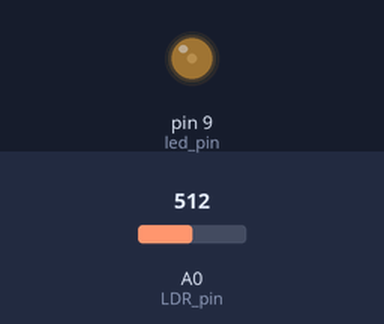
Bench run of a sketch on a simulated Arduino Uno, built with avr-gcc and run on an emulated ATmega328P. Shown: output pins drawn as LEDs (lit = HIGH). Inputs (shaded band) come from the test bench; at power-on: A0 (LDR_pin) = 512. What the sketch prints to the serial monitor is not drawn.

Above: at 0.1 s.
At 2.3 s:
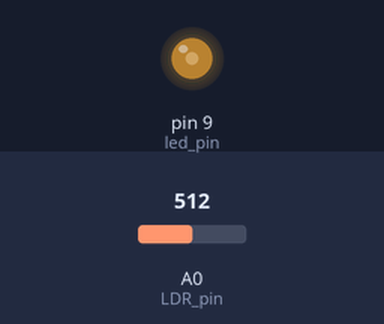
At 3.4 s:
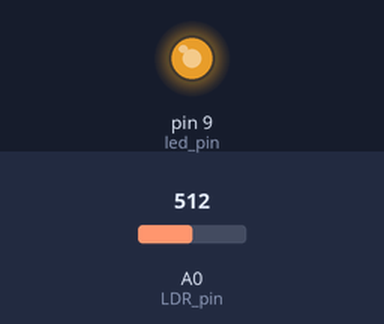
At 4.4 s:
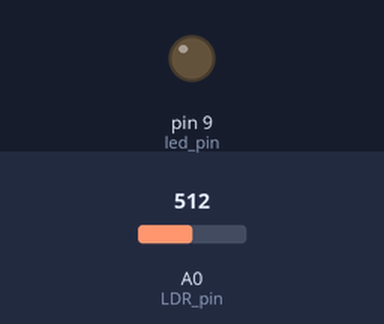
Timing chart, 0 to 5.9 s (numbered marks = the images above):
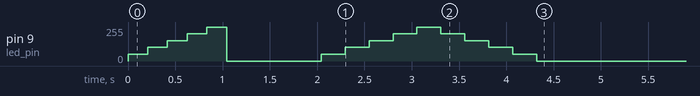

The sketch:

simulator_tuning.ino
```cpp
//Connection order: 5V - LDR - A0 - Resistor - GND
//Connection order: 9 - Resistor - Led - GND

//Increase arduino Timer1 frequency
#include <avr/io.h>
const byte mask = B11111000;
int prescale = 1;

//Input and output pins
#define LDR_pin A0
#define led_pin 9

//LDR constants
#define measurements_LDR 5
#define measurements_per_step 300
#define m -0.6505
#define b 4.778

//Static gain calculation variables
float Go, Go_sum = 0;

//LDR measurement variables
float V_R, R_LDR, L_sum;

void setup() {

  //Maximum frequency
  TCCR1B = (TCCR1B & mask) | prescale;

  //Init serial connection
  Serial.begin(2000000);

  //Calibrate LDR readings (obtain static gain)
  calibrate();

  //Send static gain through serial
  Serial.println(Go);

  //Turn off led
  analogWrite(led_pin, 0);
  delay(1000);

  //Positive Steps
  for (int i = 1; i <= 5; i++) {
    step_change(i);
  }

  //Negative Steps
  for (int i = 4; i >= 0; i--) {
    step_change(i);
  }
}

void loop() {
}

void calibrate() {

  //Turn on led with 5 different voltage levels
  for (int voltage = 1; voltage <= 5; voltage++) {

    //Change led brightness
    analogWrite(led_pin, voltage*255/5);
    delay(200);

    //Read LDR measurements and calculate static gain
    Go_sum += LDR_measurement()/voltage;
  }

  //Calculate average static gain
  Go = Go_sum/5;
}

float LDR_measurement() {

  //Reset variable
  L_sum = 0;

  //Measurements with average filter
  for (int i = 0; i < measurements_LDR; i++) {
    V_R = (analogRead(LDR_pin)*5)/1023.00;
    R_LDR = (50000-V_R*10000)/V_R;
    L_sum += pow(10,((log10(R_LDR)-b)/m));
    delay(1);
  }

  //Returns LDR illuminance
  return L_sum/measurements_LDR;
}

void step_change(int voltage) {

  //Put led at final state and record LDR voltage measurements
  analogWrite(led_pin, voltage*255/5);
  for (int i = 0; i < measurements_per_step; i ++) {
    Serial.println(micros());
    Serial.println((analogRead(LDR_pin)*5)/1023.00);
  }
}
```
